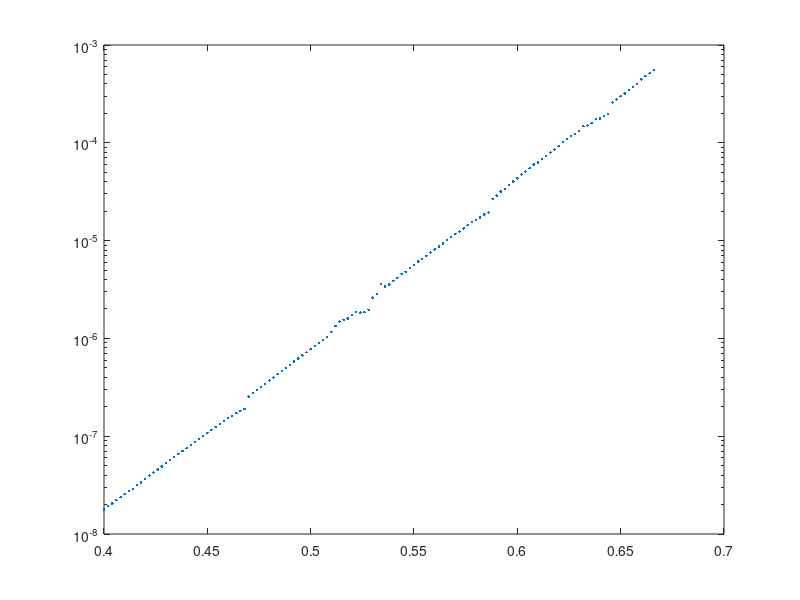

Recreate this plot in MATLAB.
clear; close all; clf

% Colors for plots
taupe_gray = [156 151 154]./255;
bittersweet = [255 108 140]./255;
light_sea_green = [16 161 156]./255;
black = [0 0 0]./255;
white = [255 255 255]./255;

load("data/Lab3exp1.mat")

%% Experiment 1
figure(1)
% collector current and base current as a function of base voltage along 
% with appropriate theoretical fits and extracted parameter values
Ic = -Ch2Exp1Current - Ch1Exp1Current;
semilogy(Vexp1Ch1(1:134), Ic(1:134), '.')
%% 
figure(2)
% Plot the current gain, β, which is defined as the ratio of the collector
% current to the base current, as a function of the base current (you 
% should make the base-current-axis log- aritmic for this plot)
%% 

figure (3)
% make a log-log plot of rb versus Ib along with an appropriate 
% theoretical fit
%% 

figure(4)
% Make a log-log plot of gm versus Ic along with an appropriate 
% theoretical fit.



